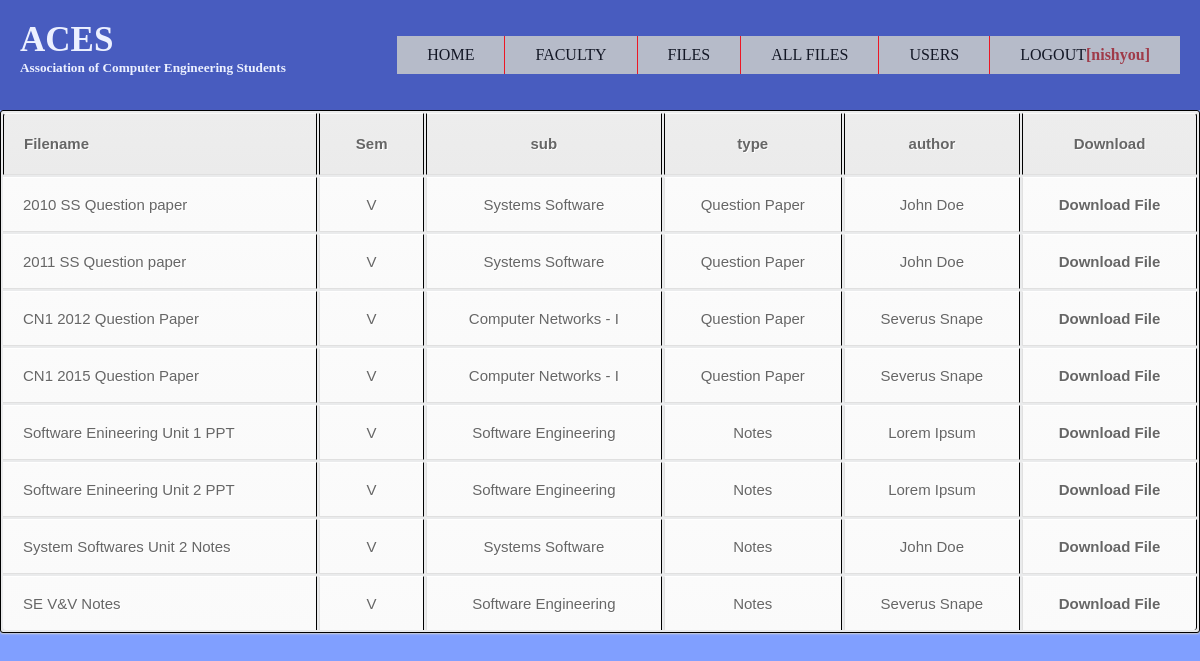
The app's page /temp/files.php (signed in) with its own data.
### tables this page shows
CREATE TABLE IF NOT EXISTS `files` (
  `filepath` varchar(767) NOT NULL,
  `filename` text NOT NULL,
  `sem` int(10) NOT NULL,
  `sub` int(10) NOT NULL,
  `type` int(11) NOT NULL,
  `author` varchar(100) NOT NULL,
  PRIMARY KEY (`filepath`)
);

CREATE TABLE IF NOT EXISTS `semester` (
  `id` int(10) NOT NULL AUTO_INCREMENT,
  `sem` varchar(100) NOT NULL,
  PRIMARY KEY (`id`)
);

CREATE TABLE IF NOT EXISTS `subjects` (
  `id` int(10) NOT NULL AUTO_INCREMENT,
  `semid` int(10) NOT NULL,
  `sub` varchar(100) NOT NULL,
  PRIMARY KEY (`id`)
);

CREATE TABLE IF NOT EXISTS `types` (
  `id` int(10) NOT NULL,
  `type` varchar(100) NOT NULL,
  PRIMARY KEY (`id`)
);

CREATE TABLE IF NOT EXISTS `logindetails` (
  `name` varchar(100) NOT NULL,
  `realname` varchar(100) NOT NULL,
  `password` varchar(100) NOT NULL,
  `email` varchar(100) NOT NULL,
  `faculty` tinyint(1) NOT NULL,
  `admin` tinyint(1) NOT NULL
);

### temp/files.php (the view, shortened to what this page needs)
<?php
include('includes/header.php');
?>
<!DOCTYPE html>
<html>
<head>
</head>
<body>
<?php
$servername = "localhost";
$username = "root";
$password = "vain";
$dbname = "aces";
$conn = new mysqli($servername, $username, $password, $dbname);
$sql = "SELECT filepath,filename, sem, sub, type, author FROM files";
$result = $conn->query($sql);
if ($result->num_rows > 0) {
     echo "<table><tr><th>Filename</th><th>Sem</th><th>sub</th><th>type</th><th>author</th><th>Download</th></tr>";
     while($roww = $result->fetch_assoc()) {
	 $getsem = "select sem from semester where id='$roww[sem]'";
if ($resultt = $conn->query($getsem)) {
     while ($row = $resultt->fetch_object()) {
        $sem = $row->sem;
    }
	}
	 $getsub = "select sub from subjects where id='$roww[sub]'";
if ($resulttt = $conn->query($getsub)) {
     while ($ro = $resulttt->fetch_object()) {
        $sub = $ro->sub;
    }
	}
 $gettype = "select type from types where id='$roww[type]'";
if ($resultttt = $conn->query($gettype)) {
     while ($rowt = $resultttt->fetch_object()) {
        $type = $rowt->type;
    }
	}
	$getname = "select realname from logindetails where name='$roww[author]'";
if ($resulttttt = $conn->query($getname)) {
     while ($rown = $resulttttt->fetch_object()) {
        $realname = $rown->realname;
    }
	}
         echo "<tr><td>" . $roww["filename"]. "</td><td>" . $sem. "</td><td>" . $sub. "</td><td>" . $type. "</td><td>" . $realname. "</td><td>" . '<a href="' . $roww["filepath"] . '">Download File</a>' . "</td></tr>";
     }
     echo "</table>";
}
 else {
     echo "0 results";
}
?>
</body>
</html>

### includes/header.php (shortened to what this page needs)
<?php
$name = mysql_real_escape_string($_SESSION["name"]) ;
$admin = $_SESSION['admin'];
?>
<!DOCTYPE html>
<html>
 <head>
  <link rel="stylesheet" href="css/style.css" type="text/css" />
  </head>
 <body>
 <div class="wrap">
      <div class="header">
		   <div class="header-left">
		   <h2><b>ACES</b></h2>
		    <h5>Association of Computer Engineering Students</h5>
		    </div>
			<div class="header-right">
		     <ul>
			 <li><a href="userhome.php">HOME</a></li>
			 <li><a href="faculty.php">FACULTY</a></li>
			 			 <li><a href="files.php">FILES</a></li>
<?php
if($admin=='1')
{?>
			 <li><a href="adminfiles.php">ALL FILES</a></li>
			 <li><a href="adminusers.php">USERS</a></li>
			<?php
}
?>
			 <li class="last"><a href="logout.php">LOGOUT<b><font color="brown">[<?php echo $name; ?>]</font></b></a></li>
			 </ul>
		    </div>
        </div>
</div>
 </body>
</html>

### css/style.css (style rules this page uses)
body { margin:0px; background-color:#809FFF; }
.wrap { width: auto; margin: 0px auto; }
.header { opacity:0.85; background-color:#3F51B5; height:70px; display:block; padding:20px; }
.header-left { float:left; }
.header-right { float:right; }
.header-left h2 { color:#FFFFFF; font-size:35px; margin:0; }
.header-left h5 { color:#FFFFFF; margin:0; }
.header-right ul li { background:#C0C0C0; float:left; list-style-type:none; border-right:1px solid red; }
.header-right ul li.last { border-right:none; }
.header-right ul li a { color:#000000; text-decoration:none; padding: 10px 30px; display: block; }
table a:link { color: #666; font-weight: bold; text-decoration:none; }
table { font-family:Bookman old style, Helvetica, sans-serif; color:#666; font-size:15px; text-shadow: 1px 1px 0px #fff; background:#eaebec; width:100%; margin:0px; border:#ccc 1px solid; -moz-border-radius:3px; -webkit-border-radius:3px; border-radius:3px; -moz-box-shadow: 0 1px 2px #d1d1d1; -webkit-box-shadow: 0 1px 2px #d1d1d1; box-shadow: 0 1px 2px #d1d1d1; }
table th { padding:21px 25px 22px 25px; border-top:1px solid #fafafa; border-bottom:1px solid #e0e0e0; background: #ededed; background: -webkit-gradient(linear, left top, left bottom, from(#ededed), to(#ebebeb)); background: -moz-linear-gradient(top, #ededed, #ebebeb); }
table th:first-child { text-align: left; padding-left:20px; }
table tr:first-child th:first-child { -moz-border-radius-topleft:3px; -webkit-border-top-left-radius:3px; border-top-left-radius:3px; }
table tr:first-child th:last-child { -moz-border-radius-topright:3px; -webkit-border-top-right-radius:3px; border-top-right-radius:3px; }
table tr { text-align: center; padding-left:20px; }
table td:first-child { text-align: left; padding-left:20px; border-left: 0; }
table td { padding:18px; border-top: 1px solid #ffffff; border-bottom:1px solid #e0e0e0; border-left: 1px solid #e0e0e0; background: #fafafa; background: -webkit-gradient(linear, left top, left bottom, from(#fbfbfb), to(#fafafa)); background: -moz-linear-gradient(top, #fbfbfb, #fafafa); }
table tr:last-child td { border-bottom:0; }
table tr:last-child td:first-child { -moz-border-radius-bottomleft:3px; -webkit-border-bottom-left-radius:3px; border-bottom-left-radius:3px; }
table tr:last-child td:last-child { -moz-border-radius-bottomright:3px; -webkit-border-bottom-right-radius:3px; border-bottom-right-radius:3px; }

### temp/files.php (style rules this page uses)
table, th, td { border: 1px solid black; }

### records on screen
files: filename "2010 SS Question paper", semester.sem "V", subjects.sub "Systems Software", types.type "Question Paper", logindetails.realname "John Doe"
files: filename "2011 SS Question paper", semester.sem "V", subjects.sub "Systems Software", types.type "Question Paper", logindetails.realname "John Doe"
files: filename "CN1 2012 Question Paper", semester.sem "V", subjects.sub "Computer Networks - I", types.type "Question Paper", logindetails.realname "Severus Snape"
files: filename "CN1 2015 Question Paper", semester.sem "V", subjects.sub "Computer Networks - I", types.type "Question Paper", logindetails.realname "Severus Snape"
files: filename "Software Enineering Unit 1 PPT", semester.sem "V", subjects.sub "Software Engineering", types.type "Notes", logindetails.realname "Lorem Ipsum"
files: filename "Software Enineering Unit 2 PPT", semester.sem "V", subjects.sub "Software Engineering", types.type "Notes", logindetails.realname "Lorem Ipsum"
files: filename "System Softwares Unit 2 Notes", semester.sem "V", subjects.sub "Systems Software", types.type "Notes", logindetails.realname "John Doe"
files: filename "SE V&V Notes", semester.sem "V", subjects.sub "Software Engineering", types.type "Notes", logindetails.realname "Severus Snape"

### other values on screen
$name "nishyou"
